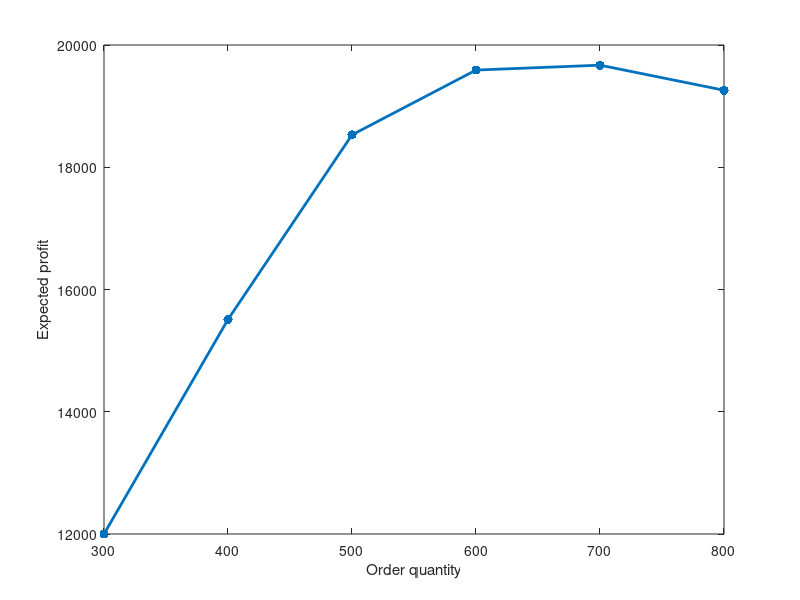

This figure's MATLAB source:
%%%%%%%%%%%%%%%%%%%%%%%%%%%%%%%%%%%%%%%%%%%%%%%%
%% This is the template file for exercise 4.1 %%
%%                                            %%
%% Fill the missing parts marked by XXX       %%
%%%%%%%%%%%%%%%%%%%%%%%%%%%%%%%%%%%%%%%%%%%%%%%%


%% Exercise SPT 9.3: Initialization

% Acquisition cost
v = 60;

% Selling price
p = 100;

% Salvage value
g = 51;

% Penalty cost beyond lost sales
B = 0;

% Discrete demand distribution
x = [300; 400; 500; 600; 700; 800];
px = [0.1; 0.1; 0.4; 0.2; 0.1; 0.1];


%% Moments of demand

% Derive mean and stdev from `x` and `px`.
mu = sum(x .* px);
sigma = sqrt(sum((x-mu).^2 .* px));

fprintf('Mean demand: %g\n', mu);
fprintf('Stdev demand: %g\n', sigma);


%% Order quantity discrete demand model

% Underage/overage cost
c_u = p - v + B;
c_o = v - g;

% Target newsvendor probability
target = c_u/(c_u + c_o);

% Cumulative probability distribution
Fx = cumsum(px);

% Smallest Q such that Fx >= target. Use find(., 1) to get this.
i = find(Fx >= target,1);                                % index smallest Q
Q = x(i);                               % value smallest Q

fprintf('\nTarget probability: %.4f\n', target);
fprintf('%6s %6s\n', 'Q', 'F(Q)');
fprintf('%6g %6.1f\n', [x, Fx]');
fprintf('Optimal Q = %g\n', Q);


%% Expected profit

% Anonymous function for profit for given Q and D
profit = @(Q, D) ((p-v)*D - c_o*max(Q-D,0) - c_u*max(D-Q,0));

% Anonymous function for expected profit (use `profit` from above)
exp_profit = @(Q) (sum(px .* profit(Q, x)));

% Initialize profit vector.
profit_Q = zeros(size(x));

% Compute expected profit for all possible order quantities
fprintf('\n');
fprintf('%6s %10s\n', 'Q', 'E(profit)');
for k = 1:length(x)
    profit_Q(k) = exp_profit(x(k));
    fprintf('%6d %10g\n', [x(k), profit_Q(k)]);
end
fprintf('\n');

% Plot order quantity vs. profit.
figure(1);
clf;
plot(x, profit_Q, '.-', 'MarkerSize', 20, 'Linewidth', 2);
xlabel('Order quantity');
ylabel('Expected profit');


%% Using normal distribution

% Newsvendor solution for normal distribution (unrounded).
Qn = norminv(c_u/(c_u+c_o),mu,sigma);

% Round to multiples of 100.
Qnr = round(Qn / 100) * 100;

% Print results
fprintf('Optimal order quantity for normal distribution:\n');
fprintf('Q = %.2f\n', Qn);
fprintf('Rounded to multiples of 100: %d\n\n', Qnr);


%% Exercise SPT 9.4: Discount

% Acquisition cost 55 if Q >= 750
v = 55;

% Updated underage/overage cost
c_u = p-v+B;
c_o = v-g;

% Target newsvendor probability
target = c_u/(c_u+c_o);

% Smallest Q such that Fx >= target (use find(., 1) to get this).
i = find(Fx >= target,1);                                % index smallest Q
Q = x(i);                               % value smallest Q

fprintf('Acquisition cost 55 if Q >= 750\n');
fprintf('\nTarget probability: %.4f\n', target);
fprintf('%6s %6s\n', 'Q', 'F(Q)');
fprintf('%6g %6.1f\n', [x, Fx]');
fprintf('Optimal Q = %g\n', Q);
if Q >= 750
    fprintf(['Unconstrained order point meets discount requirement,\n', ...
             'so Q=%d is now optimal.\n'], Q);
else
    fprintf(['Warning: optimal order quantity does not meet discount ' ...
             'requirement.\n']);
    % Now we have to compare the expected profit for Q=800 *with discount* with
    % the expected profit for Q=700 *without discount*.

end
